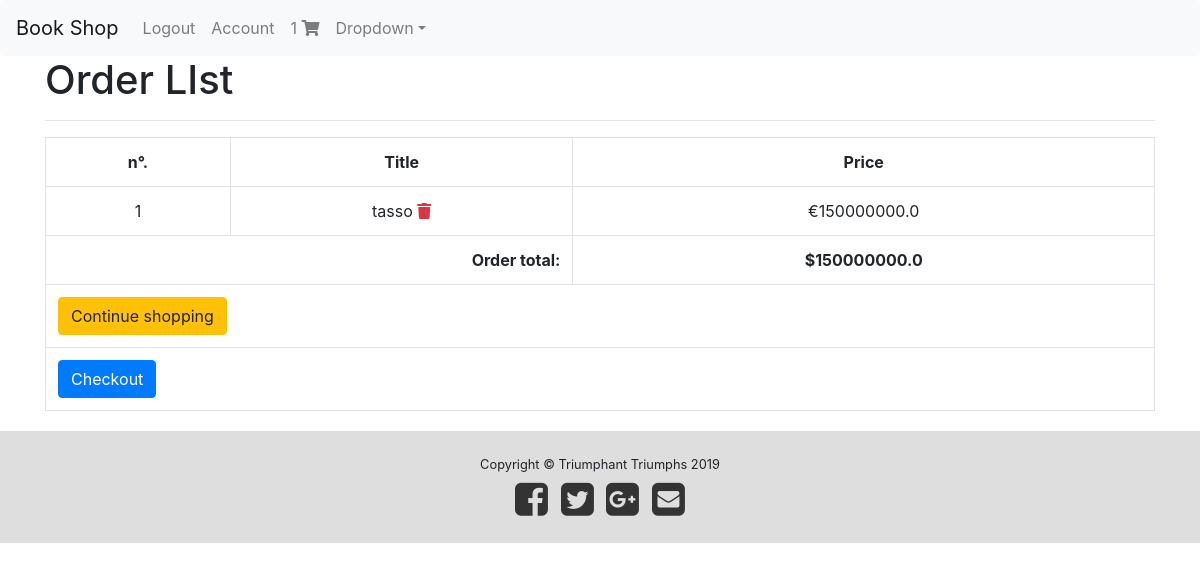
Page /cart/complete_order_list/ (signed in) on the earlier database version.
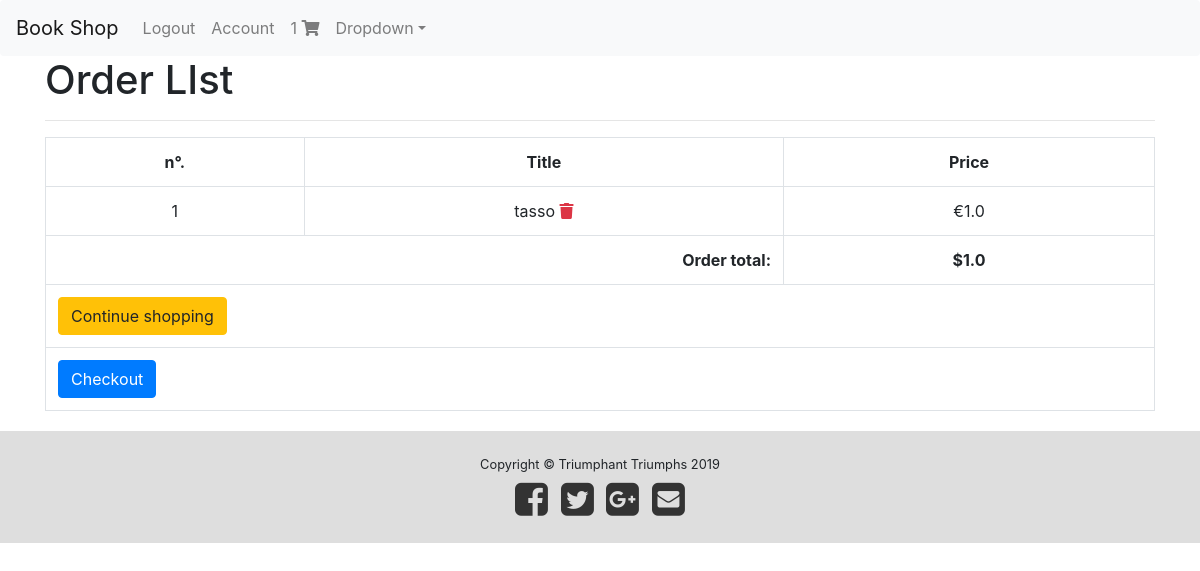
Same page on the later database version.
### shopping_list/models.py (models this page shows, shortened)
class OrderItem(models.Model):
  work = models.ForeignKey(Work, on_delete=models.CASCADE)

class Order(models.Model):
  user = models.ForeignKey(settings.AUTH_USER_MODEL,
                             on_delete=models.CASCADE)
  item_checked = models.BooleanField(default=False)
  items = models.ManyToManyField(OrderItem)
  ref_code = models.CharField(max_length=40)
  def get_total(self):
        return self.items.all().aggregate(order_total=Sum('work__price'))['order_total']

### literature/models.py (models this page shows, shortened)
class Work(models.Model):
  maestros = models.ManyToManyField(Maestro)
  title = models.CharField(max_length=50)
  publication_date = models.DateTimeField()
  description = models.CharField(max_length=630)
  slug = models.SlugField() #work description
  cover = models.ImageField()
  price = models.FloatField()

### shopping_list/views.py (the view)
# urls.py: path('complete_order_list/', order_view, name='complete_order_list'),
@login_required
def order_view(request):
  order_qs = Order.objects.filter (user=request.user, item_checked=False)
  if order_qs.exists():
    context = {
      'order': order_qs[0]
    }
    return render(request, "complete_order_list.html", context)
  return Http404

### shopping_list/templatetags/template_tag_file.py (called while the page is built)
@register.filter
def cart_item_count(user):
  if user.is_authenticated:
    qs = Order.objects.filter(user=user, item_checked=False)
    if qs.exists():
      return qs[0].items.count()

### templates/complete_order_list.html
{% extends "base.html" %}
{% block content %}
<h1>Order LIst</h1>
<hr />
<table class="table table-hover table-bordered text-center">
    <tr class="text-center">
        <th>n°.</th>
        <th>Title</th>
        <th>Price</th>
    </tr>
    {% for item in order.items.all %}
    <tr>
        <td>{{ forloop.counter }}</td>
        <td>{{ item.work.title }}
        <span>
        <a href="{% url 'cart:remove-from-cart' item.work.slug %}" class="text-danger">
            <i class="fas fa-trash"></i>
        </a>
        </span></td>
        <td>€{{ item.work.price }}</td>
    </tr>
    {% empty %}
    <tr>
    <td colspan="3">
        There are no items in your cart
    </td>
    </tr>
    {% endfor %}
    {% if order.get_total %}
    <tr>
    <td colspan="2">
        <strong class="pull-right">Order total: </strong>
    </td>
    <td colspan="1">
        <strong>${{ order.get_total }}</strong>
    </td>
    </tr>
    {% endif %}
    <tr>
        <td colspan="3">
            <a href="{% url 'literature:works_list' %}" class="btn btn-warning pull-left">
            {% if order %}
                Continue shopping
            {% else %}
                Add items to your cart
            {% endif %}
            </a>
        </td>
    </tr>
     {% if order.get_total %}
     <tr>
        <td colspan="3">
            <a href="{% url 'cart:checkout' %}" class="btn btn-primary pull-left">
                Checkout
            </a>
        </td>
    </tr>
    {% endif %}
</table>
{% endblock content %}

Differences in the rows shown:
changed through a linked row, OrderItem "tasso": work.price "150000000.0" → "1.0"
computed for Order: get_total "150000000.0" → "1.0"
